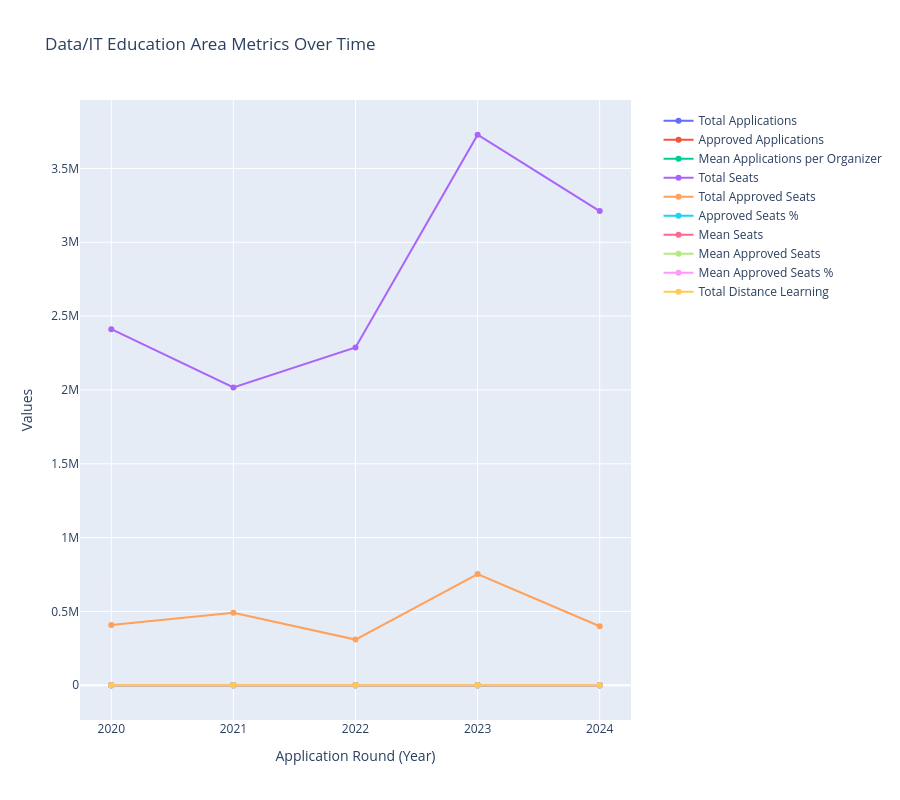

The code cell stored with this chart in its notebook:
### Code cell
import plotly.graph_objects as go

# Filter the dataframe for Data/IT
data_it_df = df[df['Utbildningsområde'] == 'Data/IT']

# Create the figure
fig = go.Figure()

# Add traces for all numeric columns
fig.add_trace(go.Scatter(
    x=data_it_df['Ansökningsomgång'],
    y=data_it_df['diarie_total'],
    name='Total Applications',
    mode='lines+markers'
))

fig.add_trace(go.Scatter(
    x=data_it_df['Ansökningsomgång'],
    y=data_it_df['diarie_approved'],
    name='Approved Applications',
    mode='lines+markers'
))

fig.add_trace(go.Scatter(
    x=data_it_df['Ansökningsomgång'],
    y=data_it_df['diarie_anordnare_mean'],
    name='Mean Applications per Organizer',
    mode='lines+markers'
))

fig.add_trace(go.Scatter(
    x=data_it_df['Ansökningsomgång'],
    y=data_it_df['seats_total'],
    name='Total Seats',
    mode='lines+markers'
))

fig.add_trace(go.Scatter(
    x=data_it_df['Ansökningsomgång'],
    y=data_it_df['seats_approved_total'],
    name='Total Approved Seats',
    mode='lines+markers'
))

fig.add_trace(go.Scatter(
    x=data_it_df['Ansökningsomgång'],
    y=data_it_df['seats_approved_total_pct'],
    name='Approved Seats %',
    mode='lines+markers'
))

fig.add_trace(go.Scatter(
    x=data_it_df['Ansökningsomgång'],
    y=data_it_df['seats_mean'],
    name='Mean Seats',
    mode='lines+markers'
))

fig.add_trace(go.Scatter(
    x=data_it_df['Ansökningsomgång'],
    y=data_it_df['seats_approved_mean'],
    name='Mean Approved Seats',
    mode='lines+markers'
))

fig.add_trace(go.Scatter(
    x=data_it_df['Ansökningsomgång'],
    y=data_it_df['seats_approved_mean_pct'],
    name='Mean Approved Seats %',
    mode='lines+markers'
))

fig.add_trace(go.Scatter(
    x=data_it_df['Ansökningsomgång'],
    y=data_it_df['distans_total'],
    name='Total Distance Learning',
    mode='lines+markers'
))

# Update layout
fig.update_layout(
    title='Data/IT Education Area Metrics Over Time',
    xaxis_title='Application Round (Year)',
    yaxis_title='Values',
    showlegend=True,
    hovermode='x unified',
    height=800,  # Make the plot taller for better visibility
    legend=dict(
        yanchor="top",
        y=0.99,
        xanchor="left",
        x=1.05
    )
)

# Show the plot
fig.show()

### Figure 1 — Plotly figure (JSON) as saved in the notebook; plotly's stock layout.template omitted (floating-point values rounded to 4 significant figures)
{"data": [{"mode": "lines+markers", "name": "Total Applications", "type": "scatter", "x": [2020, 2021, 2022, 2023, 2024], "y": [284, 274, 269, 301, 289]}, {"mode": "lines+markers", "name": "Approved Applications", "type": "scatter", "x": [2020, 2021, 2022, 2023, 2024], "y": [59, 83, 41, 81, 42]}, {"mode": "lines+markers", "name": "Mean Applications per Organizer", "type": "scatter", "x": [2020, 2021, 2022, 2023, 2024], "y": [3.9, 4.2, 3.6, 4.0, 4.2]}, {"mode": "lines+markers", "name": "Total Seats", "type": "scatter", "x": [2020, 2021, 2022, 2023, 2024], "y": [2411117, 2017158, 2287275, 3728104, 3211467]}, {"mode": "lines+markers", "name": "Total Approved Seats", "type": "scatter", "x": [2020, 2021, 2022, 2023, 2024], "y": [407632, 491172, 309375, 752704, 399372]}, {"mode": "lines+markers", "name": "Approved Seats %", "type": "scatter", "x": [2020, 2021, 2022, 2023, 2024], "y": [16.9, 24.3, 13.5, 20.2, 12.4]}, {"mode": "lines+markers", "name": "Mean Seats", "type": "scatter", "x": [2020, 2021, 2022, 2023, 2024], "y": [81, 86, 80, 121, 115]}, {"mode": "lines+markers", "name": "Mean Approved Seats", "type": "scatter", "x": [2020, 2021, 2022, 2023, 2024], "y": [14, 21, 11, 24, 14]}, {"mode": "lines+markers", "name": "Mean Approved Seats %", "type": "scatter", "x": [2020, 2021, 2022, 2023, 2024], "y": [16.9, 24.3, 13.5, 20.2, 12.4]}, {"mode": "lines+markers", "name": "Total Distance Learning", "type": "scatter", "x": [2020, 2021, 2022, 2023, 2024], "y": [92, 80, 103, 115, 89]}], "layout": {"height": 800, "hovermode": "x unified", "legend": {"x": 1.05, "xanchor": "left", "y": 0.99, "yanchor": "top"}, "showlegend": true, "title": {"text": "Data/IT Education Area Metrics Over Time"}, "xaxis": {"title": {"text": "Application Round (Year)"}}, "yaxis": {"title": {"text": "Values"}}}}
